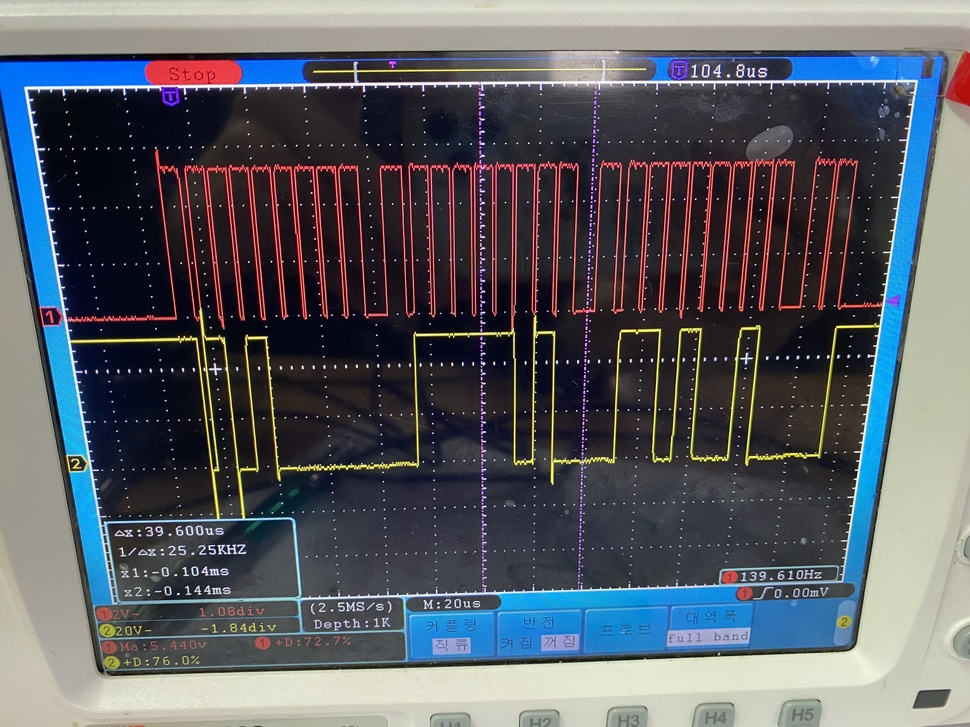
//> input picture C_project1/i2c 오실로스코프 사진.jpg, 970 x 727 px, shrunk from 4032 x 3024 before the run
$ ./threshold '../C_project1/i2c 오실로스코프 사진.jpg'   (built with g++ and OpenCV 4)
//> lines starting //> are read from the running program, lines starting //| are printed output that depends on the picture; after the words box and inside, x2 and y2 are one past the last pixel; in counts of white or black regions, pixels touching at a corner belong together
#include <iostream>
#include "opencv2/opencv.hpp"

using namespace std;
using namespace cv;

void on_threshold(int pos, void* userdata);

int main(int argc, char* argv[])
{
	Mat src;

	if (argc < 2) src = imread("neutrophils.png", IMREAD_GRAYSCALE);
	else src = imread(argv[1], IMREAD_GRAYSCALE);
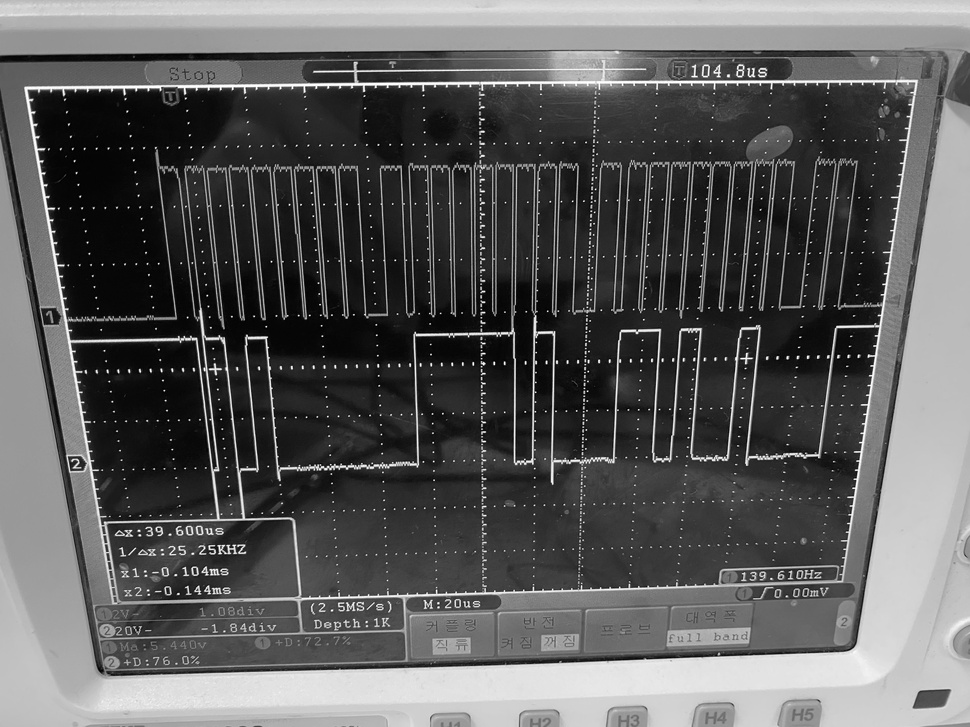
//> src: 727 rows x 970 cols, CV_8UC1; min 0, max 255, mean 91.7

	if (src.empty()) {
		cerr << "Image load failed!" << endl;
		return -1;
	}

	imshow("src", src);

	namedWindow("dst");
	createTrackbar("Threshold", "dst", 0, 255, on_threshold, (void*)&src);
	setTrackbarPos("Threshold", "dst", 128);

	waitKey();

	return 0;
}

void on_threshold(int pos, void* userdata)
{
//> called with pos = 128
	Mat src = *(Mat*)userdata;

	Mat dst;
	threshold(src, dst, pos, 255, THRESH_BINARY);

	imshow("dst", dst);
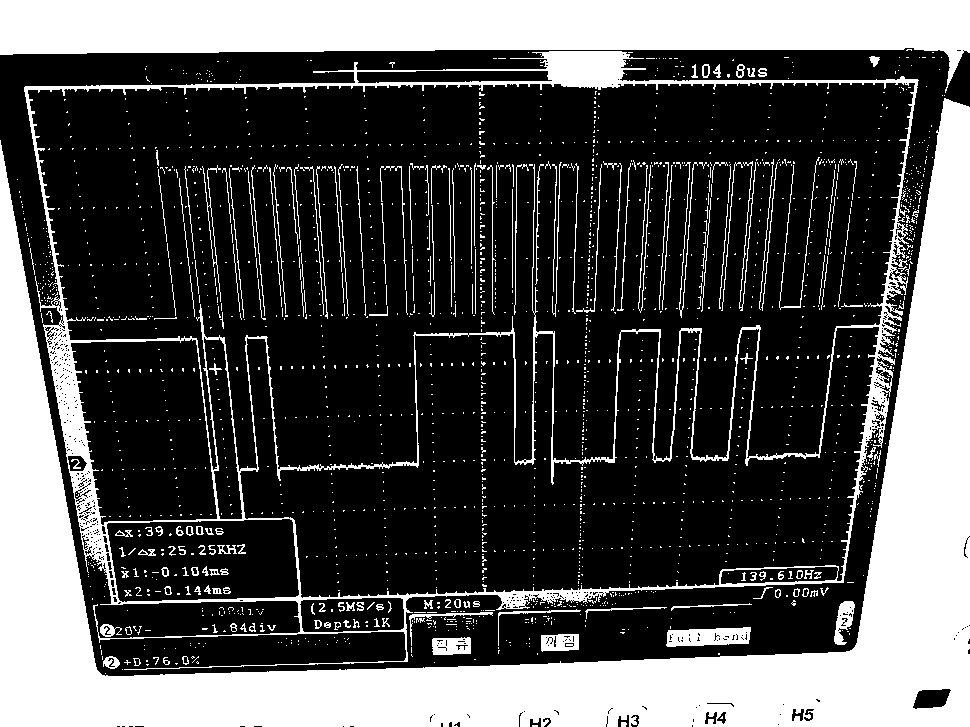
//> window 'dst': 727 rows x 970 cols, CV_8UC1; 32% white; 2193 white regions (1994 under 20 px), largest, box (x1, y1, x2, y2) and area: (0, 98, 970, 727) 124633, (0, 0, 970, 93) 49900, (24, 51, 919, 670) 28750
}
